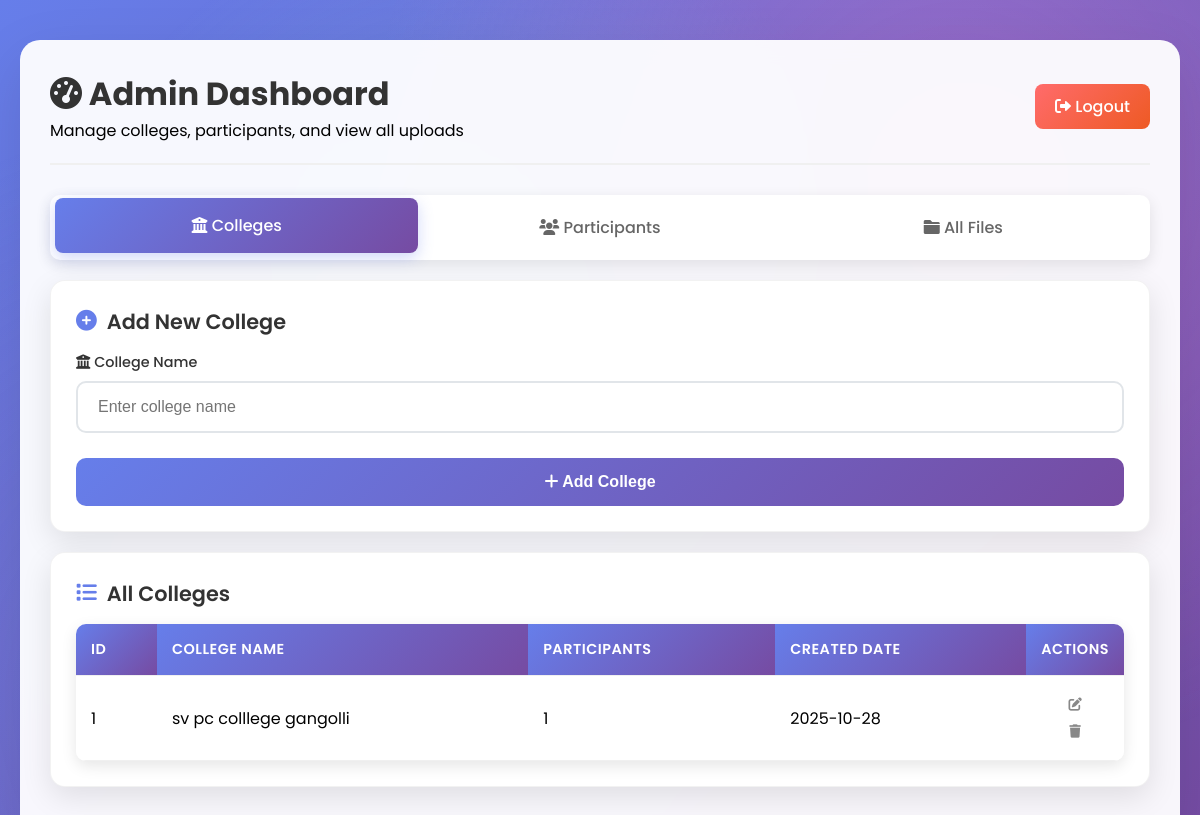
The app's page /admin/dashboard (signed in) with its own data.
### app.py (models this page shows)
class College(db.Model):
    id = db.Column(db.Integer, primary_key=True)
    name = db.Column(db.String(100), nullable=False, unique=True)
    created_at = db.Column(db.DateTime, default=datetime.utcnow)
    participants = db.relationship('Participant', backref='college', lazy=True)

### app.py (the view)
@app.route('/admin/dashboard')
def admin_dashboard():
    if not session.get('admin_logged_in'):
        return redirect(url_for('admin_login'))
    colleges = College.query.all()
    participants = Participant.query.all()
    return render_template('admin_dashboard.html', colleges=colleges, participants=participants)

### templates/admin_dashboard.html (shortened to what this page needs)
{% extends "base.html" %}
{% block content %}
<div class="dashboard-container">
    <div class="dashboard-header">
        <div>
            <h1 class="dashboard-title">
                <i class="fas fa-tachometer-alt"></i> Admin Dashboard
            </h1>
            <p>Manage colleges, participants, and view all uploads</p>
        </div>
        <a href="{{ url_for('logout') }}" class="logout-btn">
            <i class="fas fa-sign-out-alt"></i> Logout
        </a>
    </div>
    <div class="nav-tabs">
        <a href="#colleges" class="nav-tab active" onclick="showTab('colleges')">
            <i class="fas fa-university"></i> Colleges
        </a>
        <a href="#participants" class="nav-tab" onclick="showTab('participants')">
            <i class="fas fa-users"></i> Participants
        </a>
        <a href="#files" class="nav-tab" onclick="showTab('files')">
            <i class="fas fa-folder"></i> All Files
        </a>
    </div>
    <div id="colleges-tab" class="tab-content active">
        <div class="card">
            <h2 class="card-title">
                <i class="fas fa-plus-circle"></i> Add New College
            </h2>
            <form method="POST" action="{{ url_for('add_college') }}">
                <div class="form-group">
                    <label for="college-name">
                        <i class="fas fa-university"></i> College Name
                    </label>
                    <input type="text" id="college-name" name="name" required
                           placeholder="Enter college name">
                </div>
                <button type="submit" class="btn">
                    <i class="fas fa-plus"></i> Add College
                </button>
            </form>
        </div>
        <div class="card">
            <h2 class="card-title">
                <i class="fas fa-list"></i> All Colleges
            </h2>
            {% if colleges %}
                <div class="table-container">
                    <table>
                        <thead>
                            <tr>
                                <th>ID</th>
                                <th>College Name</th>
                                <th>Participants</th>
                                <th>Created Date</th>
                                <th style="width:90px;text-align:center;">Actions</th>
                            </tr>
                        </thead>
                        <tbody>
                            {% for college in colleges %}
                            <tr class="hover-row">
                                <td>{{ college.id }}</td>
                                <td>{{ college.name }}</td>
                                <td>{{ college.participants|length }}</td>
                                <td>{{ college.created_at.strftime('%Y-%m-%d') }}</td>
                                <td class="actions-cell">
                                    <button class="icon-btn edit" title="Edit" onclick="openEditCollege({{ college.id }}, '{{ college.name|e }}')"><i class="fas fa-edit"></i></button>
                                    <button class="icon-btn delete" title="Delete" onclick="confirmDeleteCollege({{ college.id }})"><i class="fas fa-trash"></i></button>
                                </td>
                            </tr>
                            {% endfor %}
                        </tbody>
                    </table>
                </div>
            {% else %}
                <div class="empty-state">
                    <i class="fas fa-university"></i>
                    <h3>No Colleges Found</h3>
                    <p>Add your first college to get started</p>
                </div>
            {% endif %}
        </div>
    </div>
</div>
{% endblock %}

### static/css/style.css (style rules this page uses)
* { margin: 0; padding: 0; box-sizing: border-box; }
body { font-family: 'Poppins', sans-serif; background: linear-gradient(135deg, #667eea 0%, #764ba2 100%); min-height: 100vh; overflow-x: hidden; }
body::before { content: ''; position: fixed; top: 0; left: 0; width: 100%; height: 100%; background: radial-gradient(circle at 20% 80%, rgba(120, 119, 198, 0.3) 0%, transparent 50%), radial-gradient(circle at 80% 20%, rgba(255, 119, 198, 0.3) 0%, transparent 50%), radial-gradient(circle at 40% 40%, rgba(120, 219, 255, 0.3) 0%, transparent 50%); animation: backgroundShift 20s ease-in-out infinite; z-index: -1; }
.form-group { margin-bottom: 25px; position: relative; }
.form-group label { display: block; margin-bottom: 8px; color: #333; font-weight: 500; font-size: 0.9rem; }
.form-group input { width: 100%; padding: 15px 20px; border: 2px solid #e1e5e9; border-radius: 10px; font-size: 1rem; transition: all 0.3s ease; background: rgba(255, 255, 255, 0.8); }
.btn { width: 100%; padding: 15px; background: linear-gradient(135deg, #667eea, #764ba2); color: white; border: none; border-radius: 10px; font-size: 1rem; font-weight: 600; cursor: pointer; transition: all 0.3s ease; position: relative; overflow: hidden; }
.btn::before { content: ''; position: absolute; top: 0; left: -100%; width: 100%; height: 100%; background: linear-gradient(90deg, transparent, rgba(255, 255, 255, 0.2), transparent); transition: left 0.5s; }
.dashboard-container { background: rgba(255, 255, 255, 0.95); backdrop-filter: blur(10px); border-radius: 20px; padding: 30px; margin: 20px 0; box-shadow: 0 20px 60px rgba(0, 0, 0, 0.1); animation: fadeInUp 0.8s ease-out; }
.dashboard-header { display: flex; justify-content: space-between; align-items: center; margin-bottom: 30px; padding-bottom: 20px; border-bottom: 2px solid #f0f0f0; }
.dashboard-title { color: #333; font-size: 2rem; font-weight: 700; }
.logout-btn { background: linear-gradient(135deg, #ff6b6b, #ee5a24); color: white; padding: 10px 20px; border: none; border-radius: 8px; text-decoration: none; font-weight: 500; transition: all 0.3s ease; }
.card { background: white; border-radius: 15px; padding: 25px; margin-bottom: 20px; box-shadow: 0 10px 30px rgba(0, 0, 0, 0.1); transition: all 0.3s ease; border: 1px solid rgba(0, 0, 0, 0.05); }
.card-title { color: #333; font-size: 1.3rem; font-weight: 600; margin-bottom: 15px; display: flex; align-items: center; gap: 10px; }
.card-title i { color: #667eea; }
.table-container { overflow-x: auto; border-radius: 10px; box-shadow: 0 5px 15px rgba(0, 0, 0, 0.1); }
table { width: 100%; border-collapse: collapse; background: white; }
th, td { padding: 15px; text-align: left; border-bottom: 1px solid #f0f0f0; }
th { background: linear-gradient(135deg, #667eea, #764ba2); color: white; font-weight: 600; text-transform: uppercase; font-size: 0.9rem; letter-spacing: 0.5px; }
.nav-tabs { display: flex; background: white; border-radius: 10px; padding: 5px; margin-bottom: 20px; box-shadow: 0 5px 15px rgba(0, 0, 0, 0.1); }
.nav-tab { flex: 1; padding: 15px 20px; text-align: center; text-decoration: none; color: #666; border-radius: 8px; transition: all 0.3s ease; font-weight: 500; }
.nav-tab.active { background: linear-gradient(135deg, #667eea, #764ba2); color: white; transform: translateY(-2px); box-shadow: 0 5px 15px rgba(102, 126, 234, 0.3); }

### templates/admin_dashboard.html (style rules this page uses)
.tab-content { display: none; }
.tab-content.active { display: block; animation: fadeInUp 0.5s ease-out; }
.actions-cell { text-align: center; }
.icon-btn { background: transparent; border: none; padding: 6px 8px; border-radius: 8px; color: #888; margin: 0 4px; cursor: pointer; opacity: 1; transition: all 0.2s ease; }

### records on screen
College: id "1", name "sv pc colllege gangolli", participants|length "1", created_at "2025-10-28"
